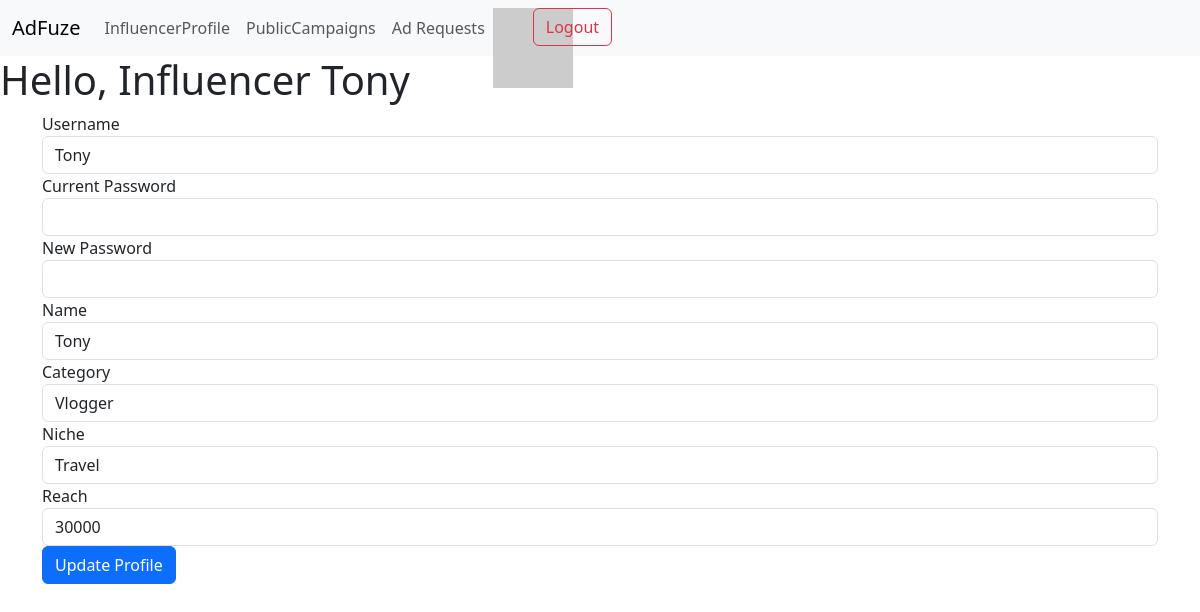
The page /profile (signed in) on the database its author committed.
### models.py (models this page shows)
class User(db.Model):
    user_id = db.Column(db.Integer, primary_key=True)
    username = db.Column(db.String(80), unique=True, nullable=False)
    passhash = db.Column(db.String(256), nullable=False)
    role = db.Column(db.String(80), nullable=False)

class Influencer(db.Model):
    influencer_id = db.Column(db.Integer,db.ForeignKey('user.user_id'), db.ForeignKey('user.user_id'), primary_key=True)
    name= db.Column(db.String(80), unique=True, nullable=False)
    category = db.Column(db.String(80), nullable=False)
    niche = db.Column(db.String(80), nullable=False)
    reach = db.Column(db.Integer, nullable=False)
    flag = db.Column(db.Boolean, nullable=False, default=False)

### routes.py (the view)
@app.route('/profile')
@auth_required
def profile():
    user_id = session['user_id']
    user = User.query.get(user_id)
    if user.role == 'admin':
        return render_template('adminProfile.html', user=user)
    elif user.role == 'sponsor':
        sponsor=Sponsor.query.get(user_id)
        return render_template('sponsorProfile.html', user=user, user2=sponsor)
    else:
        influencer=Influencer.query.get(user_id)
        return render_template('influProfile.html', user=user, user2=influencer)

### routes.py (called while the page is built)
def auth_required(func):
    @wraps(func)
    def wrapper(*args, **kwargs):
        if 'user_id' in session:
            return func(*args, **kwargs)
        else:
            flash('Please login to continue')
            return redirect(url_for('login'))
    return wrapper

### templates/influProfile.html (shortened to what this page needs)
{% extends 'layout.html' %}
{% block content %}
    <h1>Hello, Influencer  {{ user.username }}</h1>
    <div class="container">
        <form action="{{influencerProfile_post}}" method="post" class="form">
            <div class="form-group">
                <label for="username">Username</label>
                <input type="text" name="username" id="username" class="form-control" value="{{ user.username }}">
            </div>
            <div class="form-group">
                <label for="current password">Current Password</label>
                <input type="password" name="curr_password" id="current password" class="form-control">
            </div>
            <div class="form-group">
                <label for="password">New Password</label>
                <input type="password" name="new_password" id="password" class="form-control">
            </div>
            <div class="form-group">
                <label for="name">Name</label>
                <input type="text" name="name" id="name" class="form-control" value="{{user2.name}}">
            </div>
            <div class="form-group">
                <label for="category">Category</label>
                <input type="text" name="category" id="category" class="form-control" value="{{user2.category}}">
            </div>
            <div class="form-group">
                <label for="niche">Niche</label>
                <input type="text" name="niche" id="niche" class="form-control" value="{{user2.niche}}">
            </div>
            <div class="form-group">
                <label for="reach">Reach</label>
                <input type="text" name="reach" id="reach" class="form-control" value="{{user2.reach}}">
            </div>
            <div class="form-group">
                <button type="submit"  value="update" class="btn btn-primary">Update Profile</button>
            </div>
    </div>
{% endblock %}

### rows shown on the page
User: username "Tony"
Influencer: name "Tony", category "Vlogger", niche "Travel", reach "30000"
